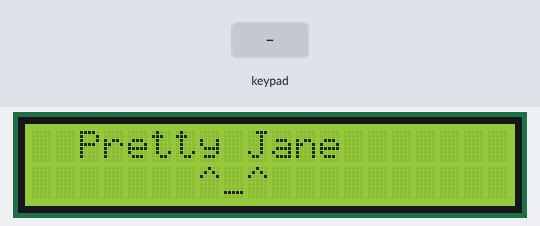
Bench run of a sketch on a simulated Arduino Uno, built with avr-gcc and run on an emulated ATmega328P. On the bench: 20×2 character LCD. Inputs (shaded band) come from the test bench.

Above: at 0.1 s.
7.3 s: keypad keys 1 0 9 7 6 * pressed 0.4 s apart
At 10.3 s:
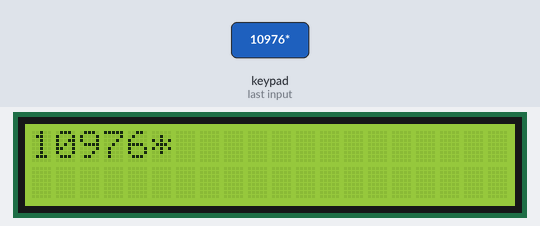
11.2 s: keypad keys 1 0 9 7 6 = pressed 0.4 s apart
At 13.9 s:
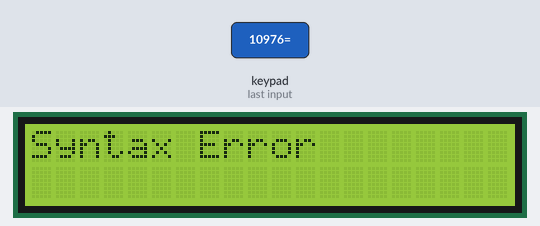
15.1 s: key '1' pressed
At 16.0 s:
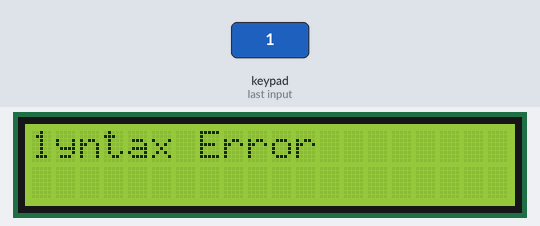
16.6 s: keypad keys 1 3 9 7 2 * pressed 0.4 s apart
At 19.9 s:
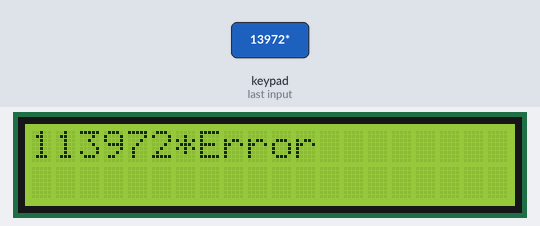
20.5 s: key '2' pressed
At 21.1 s:
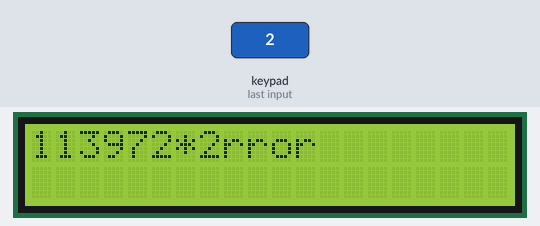
22.0 s: key '3' pressed
At 22.5 s:
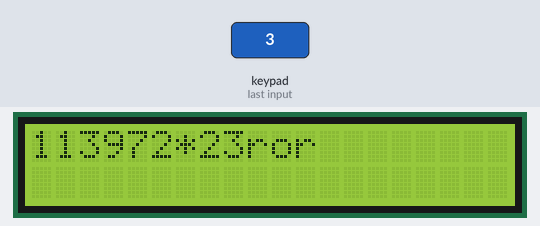
Timing chart, 0 to 24.5 s (numbered marks = the images above; inputs shaded):
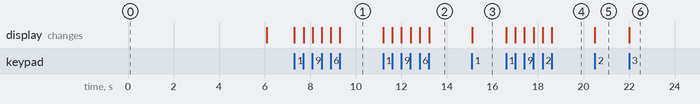

Measured:
- after the input at 7.3 s, the display: first changes at once (image 1 shows a later state)
- after the input at 11.2 s, the display: first changes at once (image 2 shows a later state)
- after the input at 15.1 s, the display: changes at once (image 3)
- after the input at 16.6 s, the display: first changes at once (image 4 shows a later state)
- after the input at 20.5 s, the display: changes at once (image 5)
- after the input at 22.0 s, the display: changes at once (image 6)

The sketch:

calculator.ino
```cpp
#include <LiquidCrystal_I2C.h>
LiquidCrystal_I2C lcd(0x27, 20, 2);  // I2C LCD setup

#include <Keypad.h>

const byte ROWS = 4;  // Mga rows para sa keypad
const byte COLS = 4;  // Mga columns para sa keypad

// Layout sa keypad
char keys[ROWS][COLS] = {
  {'1', '2', '3', '+'},
  {'4', '5', '6', '-'},
  {'7', '8', '9', '*'},
  {'C', '0', '=', '/'}
};

// Mga pin assignments para sa rows ug columns sa keypad
byte rowPins[ROWS] = {10, 9, 7, 6};
byte colPins[COLS] = {5, 4, 3, 2};

// Initialization sa keypad
Keypad myKeypad = Keypad(makeKeymap(keys), rowPins, colPins, ROWS, COLS);

boolean presentValue = false;  // Flag para malaman kung ang second number gisulod na
String num1 = "", num2 = "";  // Mga variable para sa una ug ikaduhang numero
long answer = 0;  // Variable para sa resulta, long type para mas dagko nga value
char op;  // Variable para sa operator

void setup() {
  lcd.init();  // Initialize ang LCD
  lcd.backlight();  // I-on ang backlight sa LCD
  lcd.setCursor(2, 0);
  lcd.print("Pretty Jane");  // I-display ang message
  lcd.setCursor(7, 1);
  lcd.print("^_^");  // I-display ang smiley
  delay(6000);  // Paabota og 6 ka segundo
  lcd.clear();  // I-clear ang screen
}

void loop() {
  char key = myKeypad.getKey();  // Kuhaa ang key nga gi-press sa keypad

  if (key != NO_KEY && (key >= '0' && key <= '9')) {  // Kung ang gi-press kay numero
    if (!presentValue) {  // Kung wala pa ta mag-input sa ikaduhang numero
      num1 += key;  // I-add ang key sa num1
      lcd.setCursor(0, 0);  // Ibutang ang cursor sa top-left
      lcd.print(num1);  // I-display ang una nga numero
    } else {  // Kung mag-input ta sa ikaduhang numero (human sa operator)
      num2 += key;  // I-add ang key sa num2
      lcd.setCursor(num1.length() + 1, 0);  // Ibutang ang cursor pagkahuman sa num1
      lcd.print(num2);  // I-display ang ikaduhang numero
    }
  }

  else if (!presentValue && (key == '/' || key == '*' || key == '+' || key == '-')) {  // Kung operator ang gi-press
    op = key;  // I-store ang operator
    presentValue = true;  // Flag nga nagsugod na ta sa pag-input sa ikaduhang numero
    lcd.setCursor(num1.length(), 0);  // Ibutang ang cursor pagkahuman sa num1
    lcd.print(op);  // I-display ang operator
  }

  else if (key == '=' && presentValue) {  // Kung gi-press ang '=' human sa operator
    // I-perform ang calculation base sa operator
    if (op == '+') answer = num1.toInt() + num2.toInt();
    else if (op == '-') answer = num1.toInt() - num2.toInt();
    else if (op == '*') answer = num1.toInt() * num2.toInt();
    else if (op == '/') {
      if (num2.toInt() == 0) {  // Kung mag-divide by zero, ipakita ang error
        lcd.clear();
        lcd.setCursor(0, 0);
        lcd.print("Err: Div by 0");
        return;
      }
      answer = num1.toInt() / num2.toInt();  // Perform division
    }

    // Convert ang answer to string ug tan-awa kung magkasya ba sa screen
    String answerStr = String(answer);
    if (answerStr.length() > 5) {  // Kung ang answer lapas na sa screen capacity, ipakita ang error
      lcd.clear();
      lcd.setCursor(0, 0);
      lcd.print("Syntax Error");
    } else {
      lcd.clear();
      lcd.setCursor(0, 0);  // I-clear ang screen ug ipakita ang result
      lcd.print(answer);
    }

    presentValue = false;  // I-reset ang state
    num1 = num2 = "";  // I-clear ang mga numero
  }

  else if (key == 'C') {  // Kung gi-press ang 'C', i-clear ang calculator
    lcd.clear();  // I-clear ang screen
    presentValue = false;  // I-reset ang state
    num1 = num2 = "";  // I-clear ang mga numero
    answer = 0;  // I-reset ang answer
    op = ' ';  // I-clear ang operator
  }
}
```
